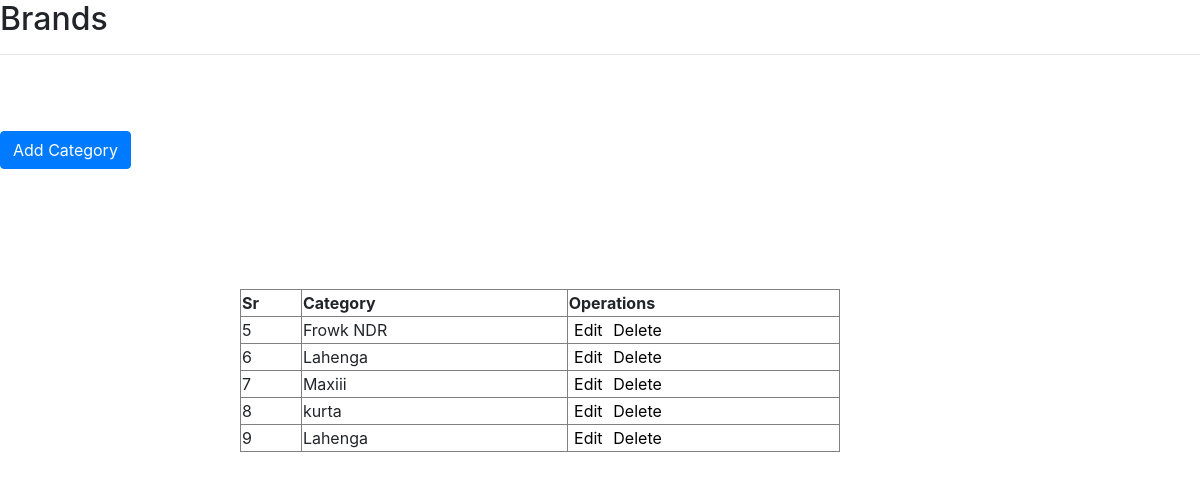
/cat_manage.php (signed in), run on the app's committed database.
### tables this page shows
CREATE TABLE `categories` (
  `id` int(11) NOT NULL,
  `cat` varchar(11) NOT NULL
);

### cat_manage.php (the view, shortened to what this page needs)
<!doctype html>
<html lang="en">
  <head>
    <link rel="stylesheet" href="https://cdn.jsdelivr.net/npm/bootstrap@4.6.2/dist/css/bootstrap.min.css">
  </head>
  <body>
<h2>Brands</h2>
<hr>
    <form action='cat_form.php' id="cform">
  <button type="submit"  class="btn btn-primary mg">Add Category</button>
</form>
<?php
include('config.php');
$sql="SELECT * FROM `categories`";
$result=mysqli_query($conn,$sql);
$num=mysqli_num_rows($result);
if($num>0){
    echo "<table border=1 class='tb'> <tr>
    <th>Sr</th>
    <th>Category</th>
    <th>Operations</th>
    </tr>";
    while($row=mysqli_fetch_assoc($result)){
        echo '<tr>
        <td>'.$row['id'].'</td>
      <td>'.$row['cat'].'</td>
        <td><a href="cat_update.php?id='.$row['id'].'" class="a">Edit</a><a href="cat_delete.php?id='.$row['id'].'" class="a">Delete</a></td>
        </tr>';
      }
    echo "</table>";
}
?>

### cat_manage.php (style rules this page uses)
.mg { margin:5% 0%; }
.tb { width:50%; margin:5% 20%; }
.a { text-decoration:none; color:black; margin:2% }

### data on the page
categories: id "5", cat "Frowk NDR"
categories: id "6", cat "Lahenga"
categories: id "7", cat "Maxiii"
categories: id "8", cat "kurta"
categories: id "9", cat "Lahenga"
